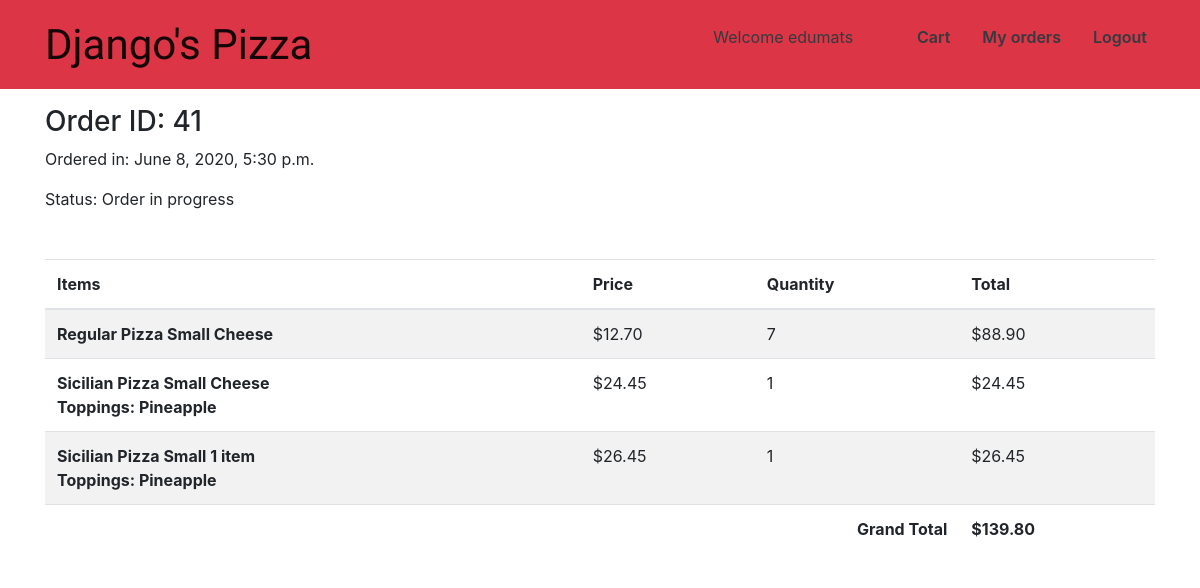
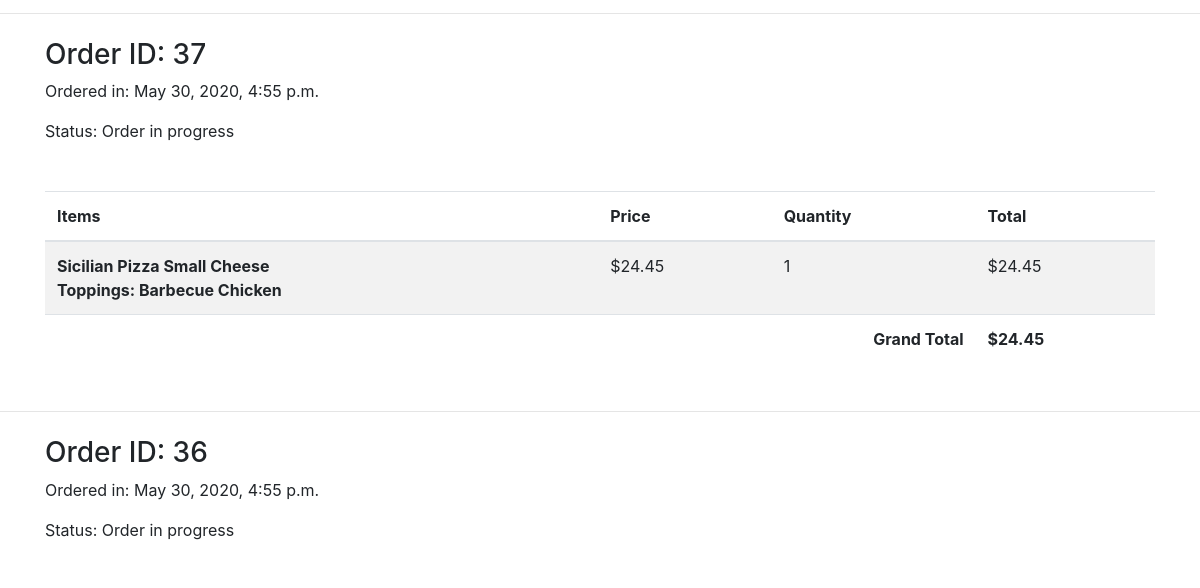
The page /my-orders/ (signed in, upper part) on the database as committed earlier (2 pictures, top to bottom).
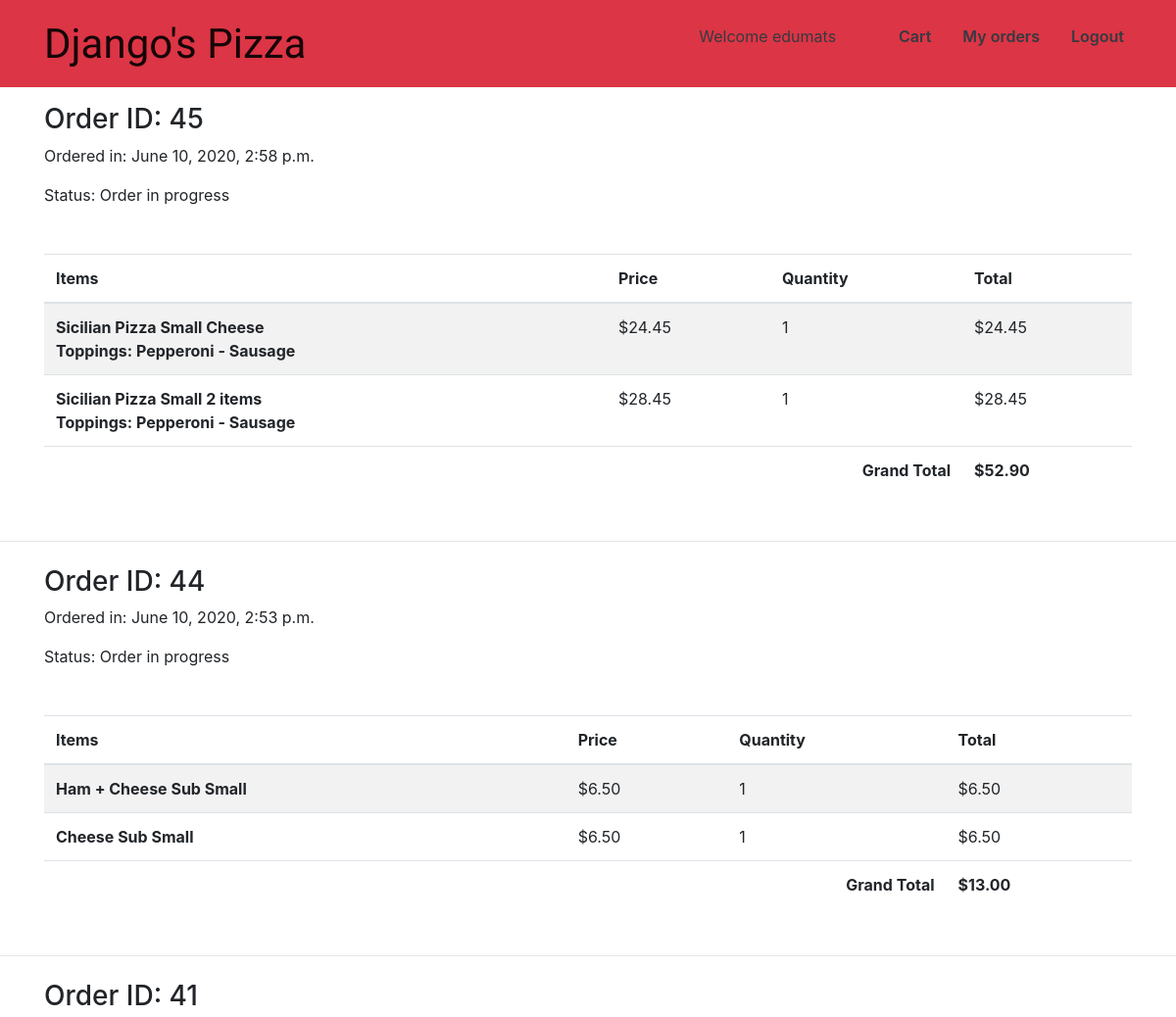
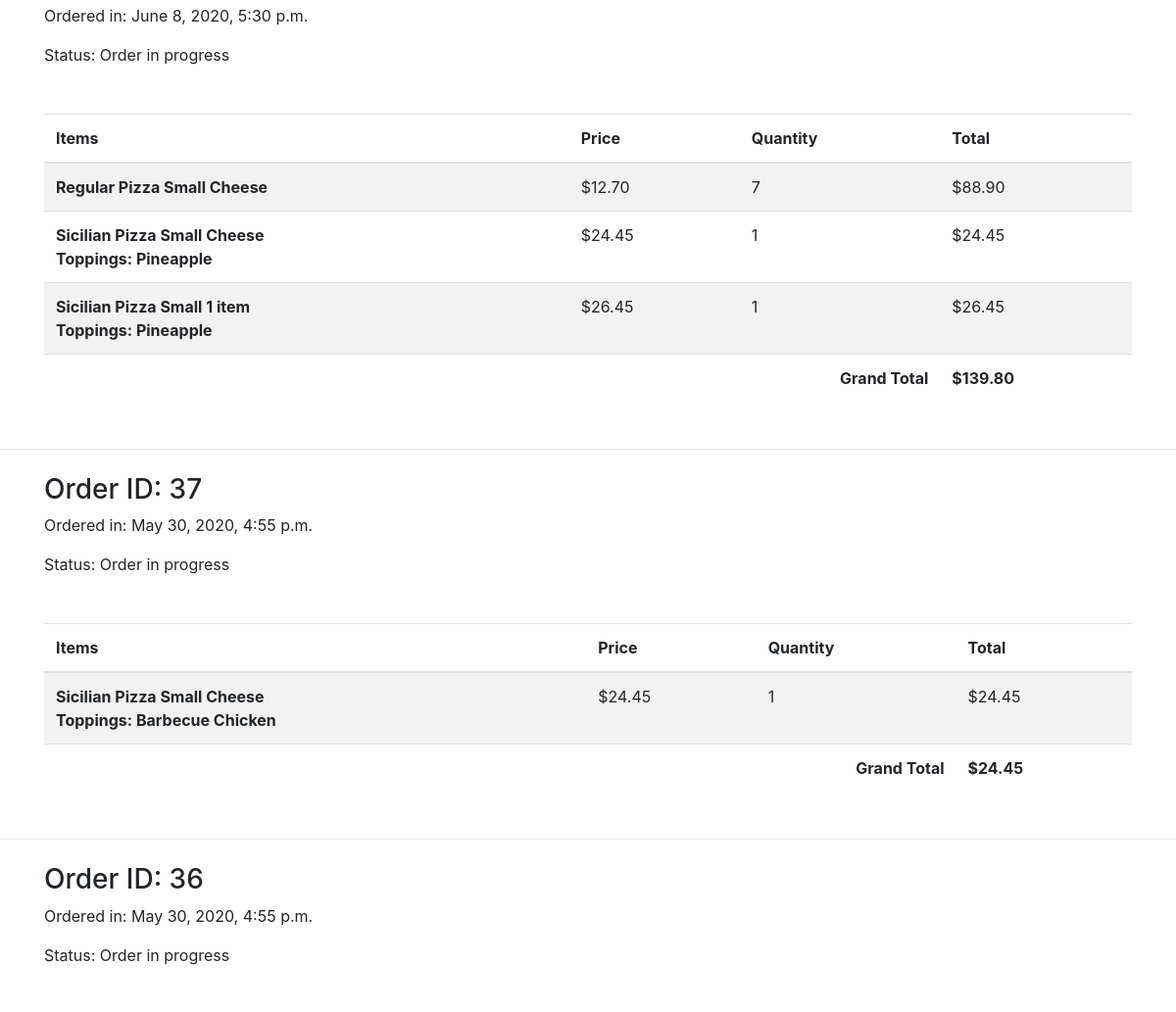
The same page on the database as committed later (2 pictures, top to bottom).
### carts/models.py (models this page shows, shortened)
class Cart(models.Model):
    user = models.ForeignKey(
        get_user_model(),
        on_delete=models.CASCADE,
    )
    items = models.ManyToManyField('CartItem', related_name='cart_items')
    created = models.DateTimeField(auto_now_add=True)
    ordered = models.BooleanField(default=False)
    completed = models.BooleanField(default=False)
    def get_total(self):
        total = 0
        for order_item in self.items.all():
            total += order_item.get_total_price()
        return total

class CartItem(models.Model):
    item = models.ForeignKey('orders.Product', on_delete=models.CASCADE, related_name='products')
    sub_toppings = models.ManyToManyField('orders.SubTopping', related_name='subs', blank=True)
    pizza_toppings = models.ManyToManyField('orders.PizzaTopping', related_name='pizzas', blank=True)
    created = models.DateTimeField(auto_now_add=True)
    quantity = models.PositiveIntegerField(default=1, validators=[MinValueValidator(1), MaxValueValidator(200)])
    def get_total_price(self):
        if self.sub_toppings.exists():
            return (self.item.price + sum([topping.price for topping in self.sub_toppings.all()])) * self.quantity
        return self.quantity * self.item.price
    def get_price(self):
        if self.sub_toppings.exists():
            return (self.item.price + sum([topping.price for topping in self.sub_toppings.all()]))
        else:
            return self.item.price
    def get_toppings(self):
        if self.sub_toppings.exists():
            return f"Toppings: {' - '.join([str(topping) for topping in self.sub_toppings.all()])}"
        elif self.pizza_toppings.exists():
            return f"Toppings: {' - '.join([str(topping) for topping in self.pizza_toppings.all()])}"
        else:
            return ""

### orders/models.py (models this page shows, shortened)
class Product(models.Model):
    name = models.CharField(max_length=100, blank=True)
    price = models.DecimalField(max_digits=6, decimal_places=2)
    slug = models.SlugField(max_length=120, unique=True)
    description = models.CharField(max_length=500, blank=True)
    created = models.DateTimeField(auto_now_add=True)
    objects = InheritanceManager()
    def __str__(self):
        return f"{self.name}"

class PizzaTopping(models.Model):
    name = models.CharField(max_length=70, help_text="Choose your toppings")
    def __str__(self):
        return f"{self.name}"

### orders/views.py (the view)
# urls.py: path("my-orders/", product_views.my_orders, name="my-orders"),
@login_required
def my_orders(request):
    user = request.user.get_username()
    context = {
        "orders": Cart.objects.filter(user__username=user, ordered=True).order_by('-id')
    }
    return render(request, "orders/my_orders.html", context)

### orders/models.py (called while the page is built)
    def __str__(self):
        return f"{self.name}"

### orders/templates/orders/my_orders.html (shortened to what this page needs)
{% extends "orders/layout.html" %}
{% block body %}
{% for item in orders %}
    <div class="container">
        <h3 class="mt-3">Order ID: {{ item.id }}</h3>
        <p>Ordered in: {{ item.created }}</p>
        {% if item.completed %}
            <p>Status: Order Completed</p>
        {% else %}
            <p>Status: Order in progress</p>
        {% endif %}
        <table class="table table-striped table-responsive-sm my-5">
            <thead>
                <tr>
                    <th scope="col">Items</th>
                    <th scope="col">Price</th>
                    <th scope="col">Quantity</th>
                    <th scope="col">Total</th>
                </tr>
            </thead>
            <tbody>
                {% for product in item.items.all %}
                    <tr>
                      <th scope="row">{{ product.item }} <br /> <span>{{ product.get_toppings }}</span></th>
                      <td>${{ product.get_price }}</td>
                      <td>{{ product.quantity }}</td>
                      <td>${{ product.get_total_price }}</td>
                    </tr>
                {% endfor %}
            </tbody>
            <tfoot>
                <tr>
                    <td colspan='3' class='text-right font-weight-bold'>Grand Total</td>
                    <td class='font-weight-bold'>${{ item.get_total }}</td>
                </tr>
            </tfoot>
        </table>
    </div>
    {% if not forloop.last %}
        <hr class="my-4">
    {% endif %}
{% endfor %}
{% endblock %}

Rows that differ between the two databases and show on the page:
added Cart: id "45", created "June 10, 2020, 2:58 p.m.", completed "Status: Order in progress", get_total "52.90"
added CartItem: item "Sicilian Pizza Small Cheese", get_toppings "Toppings: Pepperoni - Sausage", get_price "24.45", quantity "1", get_total_price "24.45", shown under "45"
added CartItem: item "Sicilian Pizza Small 2 items", get_toppings "Toppings: Pepperoni - Sausage", get_price "28.45", quantity "1", get_total_price "28.45", shown under "45"
added Cart: id "44", created "June 10, 2020, 2:53 p.m.", completed "Status: Order in progress", get_total "13.00"
added CartItem: item "Ham + Cheese Sub Small", get_price "6.50", quantity "1", get_total_price "6.50", shown under "44"
added CartItem: item "Cheese Sub Small", get_price "6.50", quantity "1", get_total_price "6.50", shown under "44"
